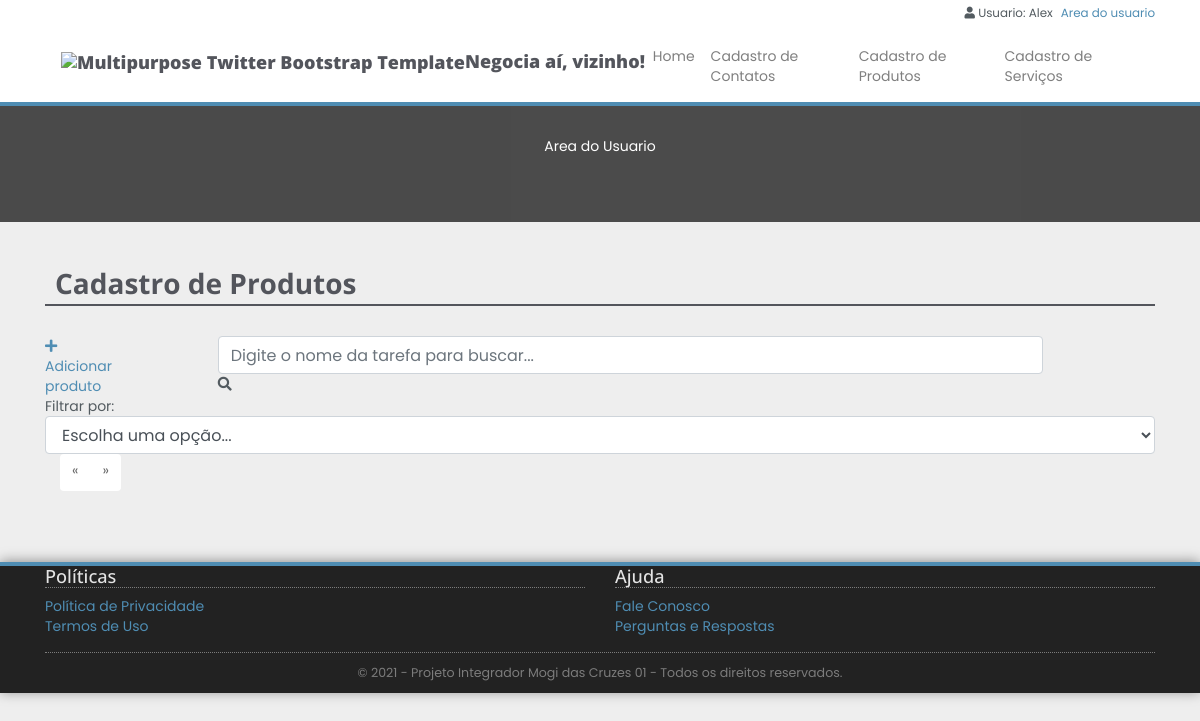
Page /Cadastro_produto/ (signed in) on the earlier database version.
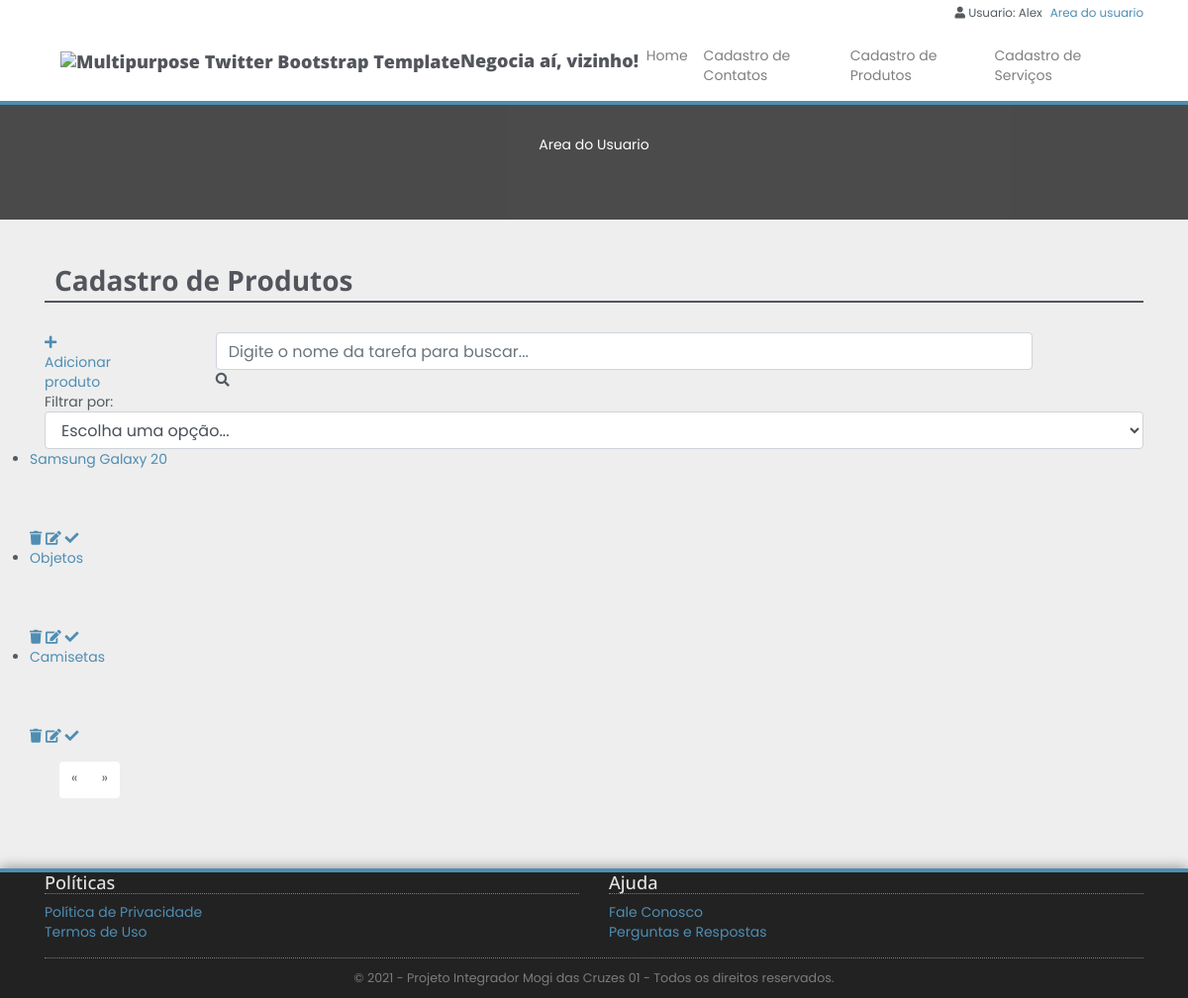
Same page on the later database version.
### anuncios/models.py (models this page shows, shortened)
class Produto(models.Model):
    STATUS_CHOICES = (
        ('A', 'Ativo'),
        ('I', 'Inativo'),
    )
    usuario = models.ForeignKey(
        settings.AUTH_USER_MODEL, on_delete=CASCADE, related_name='fk_produto_user1', default=User, null=True)
    categoria = models.ForeignKey(
        'Categoria', on_delete=CASCADE, related_name='fk_produto_categoria1', limit_choices_to={'tp_categoria': 'P'})
    nm_produto = models.CharField(
        max_length=150, verbose_name='Nome do Produto')
    dc_produto = models.TextField(verbose_name='Descrição')
    vl_produto = models.FloatField(verbose_name='Valor do Produto')
    dt_cadastro = models.DateTimeField(
        verbose_name='Data do Cadastro', auto_now_add=True)
    st_produto = models.CharField(
        max_length=1, verbose_name='Situação do Produto', choices=STATUS_CHOICES)
    imagem =CloudinaryField('image' )

### anuncios/views.py (the view)
# urls.py: path('Cadastro_produto/', views.Cadastro_produto, name='Cadastro_produto'),
@login_required
@user_passes_test(is_Anunciante)
def Cadastro_produto(request):
    produtos = Produto.objects.filter(usuario=request.user)
    return render(request, 'anuncios/Cadastro_produto.html', {'produtos': produtos})

### anuncios/views.py (called while the page is built)
def is_Anunciante(user):
    return user.groups.filter(name='Anunciante').exists() or user.is_superuser

### anuncios/templates/anuncios/Cadastro_produto.html (shortened to what this page needs)
{% extends 'base3.html' %}
{% load static %}
{% block content %}
{% load humanize %}
	<div class="section">
	    	<div class="container">
                <h2>Cadastro de Produtos</h2>
				<div class="row">
						<a id="add-link" href="/produto_add/">
							<div class="col-2 add-div">
								<i class="fas fa-plus"></i> Adicionar produto
							</div>
						</a>
						<div class="col-9 search-div">
							<form method="GET" id="search-form">
								<input class="form-control" type="text" id="search" name="search" placeholder="Digite o nome da tarefa para buscar..." value="{{ request.GET.search }}">
								<i class="fas fa-search" id="search-btn"></i>
							</form>
						</div>
						<div class="col-12 filter-div">
							<span>Filtrar por:</span>
							<select name="filter" id="filter" class="form-control">
								<option value="">Escolha uma opção...</option>
							</select>
						</div>
						<ul class="task-list">
							{% for produto in produtos %}
							<li class="task-list">
									<span><a href="/produto/{{produto.id}}">{{produto.nm_produto}}</a></span>
									<a href="/produto_delete/{{produto.id}}" class="delete-btn"><span><i class="fas fa-trash"></i></span></a>
									<a href="/produto_edit/{{produto.id}}"><span><i class="fas fa-edit"></i></span></a>
									<a href="/produto_changestatus/{{produto.id}}"><i class="fas fa-check"></i></a>
							</li>
							{% endfor %}
						</ul>
				</div>
			<div class="container">
				<nav aria-label="Page navigation example">
					<ul class="pagination">
						{% if produtos.has_previous %}
							<li class="page-item"><a class="page-link" href="?page={{ produtos.previous_page_number }}">&laquo;</a></li>
						{% else %}
							<li class="page-item" class="disabled"><span class="page-link">&laquo;</span></li>
						{% endif %}
						{% if produtos.has_next %}
							<li class="page-item"><a class="page-link" href="?page={{ produtos.next_page_number }}">&raquo;</a></li>
						{% else %}
							<li class="page-item" class="disabled"><span class="page-link">&raquo;</span></li>
						{% endif %}
					</ul>
				</nav>
			</div>
		</div>
	</div>
{% endblock %}

Differences in the rows shown:
added Produto: nm_produto "Samsung Galaxy 20"
added Produto: nm_produto "Objetos"
now on this page (row edited): Produto: nm_produto "Camisetas"
